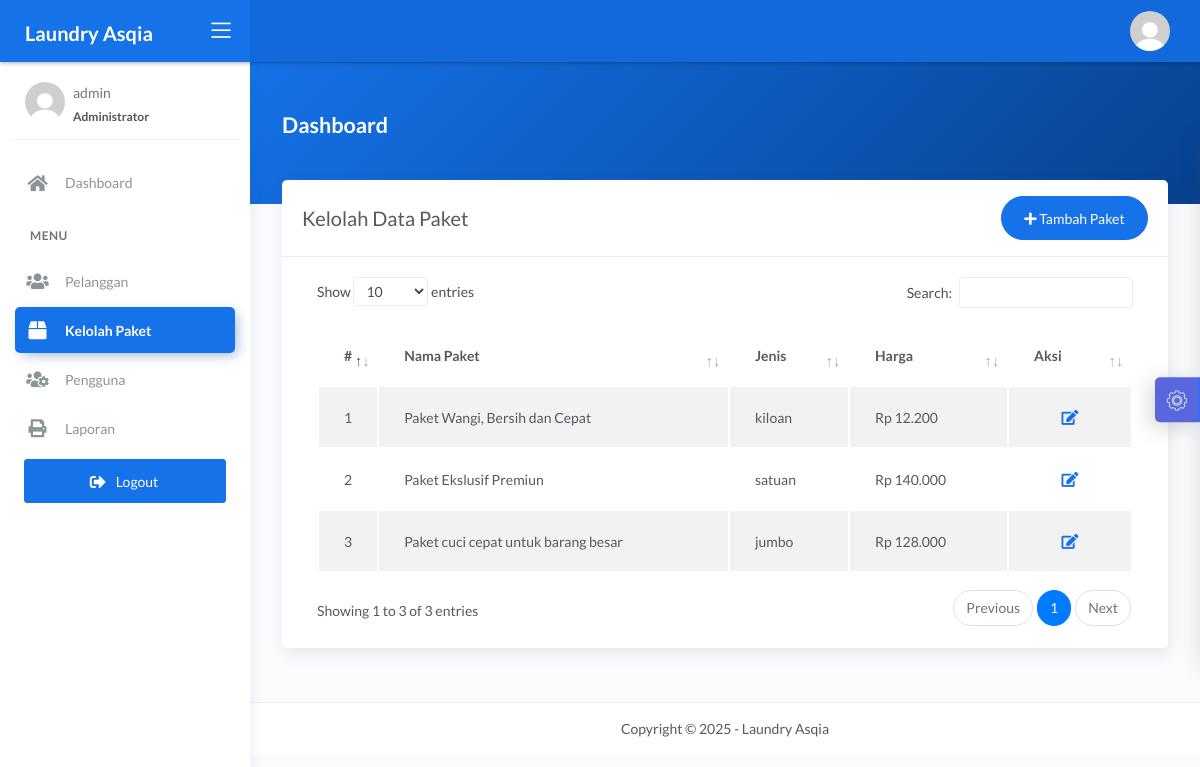
/admin/paket.php (signed in), run on the app's committed database.
### tables this page shows
CREATE TABLE `paket_cuci` (
  `id_paket` int(11) NOT NULL,
  `jenis_paket` enum('kiloan','satuan','jumbo') NOT NULL,
  `nama_paket` varchar(228) NOT NULL,
  `harga` int(11) NOT NULL,
  `outlet_id` int(11) NOT NULL
);

### admin/paket.php (the view, shortened to what this page needs)
<?php
$title = 'Kelolah Data Paket';
require 'koneksi.php';
$query = "SELECT * FROM paket_cuci";
$data = mysqli_query($conn, $query);
require 'header.php';
?>
<div class="panel-header bg-primary-gradient">
    <div class="page-inner py-5">
        <div class="d-flex align-items-left align-items-md-center flex-column flex-md-row">
            <div>
                <h2 class="text-white pb-2 fw-bold">Dashboard</h2>
            </div>
        </div>
    </div>
</div>
<div class="page-inner mt--5">
    <div class="row">
        <div class="col-md-12">
            <div class="card">
                <div class="card-header">
                    <div class="d-flex align-items-center">
                        <h4 class="card-title"><?= $title; ?></h4>
                        <a href="tambah_paket.php" class="btn btn-primary btn-round ml-auto">
                            <i class="fa fa-plus"></i>
                            Tambah Paket
                        </a>
                    </div>
                </div>
                <div class="card-body">
                    <div class="table-responsive">
                        <table id="basic-datatables" class="display table table-striped table-hover">
                            <thead>
                                <tr>
                                    <th style="width: 7%">#</th>
                                    <th>Nama Paket</th>
                                    <th>Jenis</th>
                                    <th>Harga</th>
                                    <th style="width: 10%">Aksi</th>
                                </tr>
                            </thead>
                            <tbody>
                                <?php
                                $no = 1;
                                if (mysqli_num_rows($data) > 0) {
                                    while ($paket = mysqli_fetch_assoc($data)) {
                                ?>
                                        <tr>
                                            <td><?= $no++; ?></td>
                                            <td><?= htmlspecialchars($paket['nama_paket']); ?></td>
                                            <td><?= htmlspecialchars($paket['jenis_paket']); ?></td>
                                            <td><?= 'Rp ' . number_format($paket['harga'], 0, ',', '.'); ?></td>
                                            <td>
                                                <div class="form-button-action">
                                                    <a href="edit_paket.php?id=<?= $paket['id_paket']; ?>" type="button" data-toggle="tooltip" title="Edit" class="btn btn-link btn-primary btn-lg">
                                                        <i class="fa fa-edit"></i>
                                                    </a>
                                                </div>
                                            </td>
                                        </tr>
                                <?php }
                                } else {
                                    echo '<tr><td colspan="5" class="text-center">Data tidak tersedia.</td></tr>';
                                }
                                ?>
                            </tbody>
                        </table>
                    </div>
                </div>
            </div>
        </div>
    </div>
</div>
<?php require 'footer.php'; ?>

### data on the page
paket_cuci: nama_paket "Paket Wangi, Bersih dan Cepat", jenis_paket "kiloan", harga "12.200"
paket_cuci: nama_paket "Paket Ekslusif Premiun", jenis_paket "satuan", harga "140.000"
paket_cuci: nama_paket "Paket cuci cepat untuk barang besar", jenis_paket "jumbo", harga "128.000"

### other printed values
$_SESSION['username'] "admin"
$title "Kelolah Data Paket"
